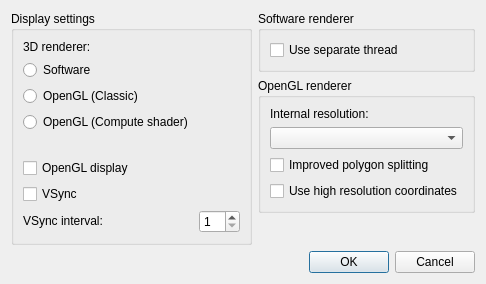
<?xml version="1.0" encoding="UTF-8"?>
<ui version="4.0">
 <class>VideoSettingsDialog</class>
 <widget class="QDialog" name="VideoSettingsDialog">
  <property name="geometry">
   <rect>
    <x>0</x>
    <y>0</y>
    <width>427</width>
    <height>262</height>
   </rect>
  </property>
  <property name="sizePolicy">
   <sizepolicy hsizetype="Preferred" vsizetype="Preferred">
    <horstretch>0</horstretch>
    <verstretch>0</verstretch>
   </sizepolicy>
  </property>
  <property name="windowTitle">
   <string>Video settings - melonDS</string>
  </property>
  <layout class="QGridLayout" name="gridLayout">
   <property name="sizeConstraint">
    <enum>QLayout::SetFixedSize</enum>
   </property>
   <property name="horizontalSpacing">
    <number>6</number>
   </property>
   <item row="1" column="1">
    <widget class="QGroupBox" name="groupBox_3">
     <property name="title">
      <string>OpenGL renderer</string>
     </property>
     <layout class="QGridLayout" name="gridLayout_4">
      <item row="0" column="0">
       <widget class="QLabel" name="label_3">
        <property name="text">
         <string>Internal resolution:</string>
        </property>
       </widget>
      </item>
      <item row="2" column="0">
       <widget class="QCheckBox" name="cbBetterPolygons">
        <property name="whatsThis">
         <string>&lt;html&gt;&lt;head/&gt;&lt;body&gt;&lt;p&gt;Enabling this may help reduce distortion on quads and more complex polygons, but may also reduce performance.&lt;/p&gt;&lt;/body&gt;&lt;/html&gt;</string>
        </property>
        <property name="text">
         <string>Improved polygon splitting</string>
        </property>
       </widget>
      </item>
      <item row="1" column="0">
       <widget class="QComboBox" name="cbxGLResolution">
        <property name="whatsThis">
         <string>&lt;html&gt;&lt;head/&gt;&lt;body&gt;&lt;p&gt;The resolution at which the 3D graphics will be rendered. Higher resolutions improve graphics quality when the main window is enlarged, but may also cause glitches.&lt;/p&gt;&lt;/body&gt;&lt;/html&gt;</string>
        </property>
       </widget>
      </item>
      <item row="3" column="0">
       <widget class="QCheckBox" name="cbxComputeHiResCoords">
        <property name="text">
         <string>Use high resolution coordinates</string>
        </property>
       </widget>
      </item>
     </layout>
    </widget>
   </item>
   <item row="0" column="1">
    <widget class="QGroupBox" name="groupBox_2">
     <property name="title">
      <string>Software renderer</string>
     </property>
     <layout class="QGridLayout" name="gridLayout_3">
      <item row="0" column="0">
       <widget class="QCheckBox" name="cbSoftwareThreaded">
        <property name="whatsThis">
         <string>&lt;html&gt;&lt;head/&gt;&lt;body&gt;&lt;p&gt;Run the software renderer on a separate thread. Yields better performance on multi-core CPUs.&lt;/p&gt;&lt;/body&gt;&lt;/html&gt;</string>
        </property>
        <property name="text">
         <string>Use separate thread</string>
        </property>
       </widget>
      </item>
     </layout>
    </widget>
   </item>
   <item row="4" column="0" colspan="2">
    <widget class="QDialogButtonBox" name="buttonBox">
     <property name="orientation">
      <enum>Qt::Horizontal</enum>
     </property>
     <property name="standardButtons">
      <set>QDialogButtonBox::Cancel|QDialogButtonBox::Ok</set>
     </property>
    </widget>
   </item>
   <item row="0" column="0" rowspan="3" alignment="Qt::AlignTop">
    <widget class="QGroupBox" name="groupBox">
     <property name="title">
      <string>Display settings</string>
     </property>
     <layout class="QGridLayout" name="gridLayout_2">
      <item row="7" column="1">
       <widget class="QSpinBox" name="sbVSyncInterval">
        <property name="whatsThis">
         <string>&lt;html&gt;&lt;head/&gt;&lt;body&gt;&lt;p&gt;The interval at which to synchronize to the monitor's refresh rate. Set to 1 for a 60Hz monitor, 2 for 120Hz, ...&lt;/p&gt;&lt;/body&gt;&lt;/html&gt;</string>
        </property>
        <property name="minimum">
         <number>1</number>
        </property>
        <property name="maximum">
         <number>20</number>
        </property>
       </widget>
      </item>
      <item row="5" column="0" colspan="2">
       <widget class="QCheckBox" name="cbGLDisplay">
        <property name="whatsThis">
         <string>&lt;html&gt;&lt;head/&gt;&lt;body&gt;&lt;p&gt;Use OpenGL to draw the DS screens to the main window. May result in better frame pacing. Mandatory when using the OpenGL 3D renderer.&lt;/p&gt;&lt;/body&gt;&lt;/html&gt;</string>
        </property>
        <property name="text">
         <string>OpenGL display</string>
        </property>
       </widget>
      </item>
      <item row="4" column="0" colspan="2">
       <spacer name="verticalSpacer">
        <property name="orientation">
         <enum>Qt::Vertical</enum>
        </property>
        <property name="sizeType">
         <enum>QSizePolicy::Fixed</enum>
        </property>
        <property name="sizeHint" stdset="0">
         <size>
          <width>20</width>
          <height>20</height>
         </size>
        </property>
       </spacer>
      </item>
      <item row="6" column="0" colspan="2">
       <widget class="QCheckBox" name="cbVSync">
        <property name="whatsThis">
         <string>&lt;html&gt;&lt;head/&gt;&lt;body&gt;&lt;p&gt;When using OpenGL, synchronize the video output to your monitor's refresh rate.&lt;/p&gt;&lt;/body&gt;&lt;/html&gt;</string>
        </property>
        <property name="text">
         <string>VSync</string>
        </property>
       </widget>
      </item>
      <item row="7" column="0">
       <widget class="QLabel" name="label_2">
        <property name="sizePolicy">
         <sizepolicy hsizetype="Fixed" vsizetype="Fixed">
          <horstretch>0</horstretch>
          <verstretch>0</verstretch>
         </sizepolicy>
        </property>
        <property name="whatsThis">
         <string>&lt;html&gt;&lt;head/&gt;&lt;body&gt;&lt;p&gt;The interval at which to synchronize to the monitor's refresh rate. Set to 1 for a 60Hz monitor, 2 for 120Hz, ...&lt;/p&gt;&lt;/body&gt;&lt;/html&gt;</string>
        </property>
        <property name="text">
         <string>VSync interval:</string>
        </property>
       </widget>
      </item>
      <item row="2" column="0" colspan="2">
       <widget class="QRadioButton" name="rb3DOpenGL">
        <property name="whatsThis">
         <string>&lt;html&gt;&lt;head/&gt;&lt;body&gt;&lt;p&gt;The OpenGL renderer may be faster than software and supports graphical enhancements, but is more prone to glitches.&lt;/p&gt;&lt;/body&gt;&lt;/html&gt;</string>
        </property>
        <property name="text">
         <string>OpenGL (Classic)</string>
        </property>
       </widget>
      </item>
      <item row="1" column="0" colspan="2">
       <widget class="QRadioButton" name="rb3DSoftware">
        <property name="whatsThis">
         <string>&lt;html&gt;&lt;head/&gt;&lt;body&gt;&lt;p&gt;The software renderer is more accurate and less prone to rendering glitches, but requires more CPU power.&lt;/p&gt;&lt;/body&gt;&lt;/html&gt;</string>
        </property>
        <property name="text">
         <string>Software</string>
        </property>
       </widget>
      </item>
      <item row="0" column="0" colspan="2">
       <widget class="QLabel" name="label">
        <property name="text">
         <string>3D renderer:</string>
        </property>
       </widget>
      </item>
      <item row="3" column="0">
       <widget class="QRadioButton" name="rb3DCompute">
        <property name="text">
         <string>OpenGL (Compute shader)</string>
        </property>
       </widget>
      </item>
     </layout>
    </widget>
   </item>
  </layout>
 </widget>
 <tabstops>
  <tabstop>rb3DSoftware</tabstop>
  <tabstop>rb3DOpenGL</tabstop>
  <tabstop>cbGLDisplay</tabstop>
  <tabstop>cbVSync</tabstop>
  <tabstop>sbVSyncInterval</tabstop>
  <tabstop>cbSoftwareThreaded</tabstop>
  <tabstop>cbxGLResolution</tabstop>
  <tabstop>cbBetterPolygons</tabstop>
 </tabstops>
 <resources/>
 <connections>
  <connection>
   <sender>buttonBox</sender>
   <signal>accepted()</signal>
   <receiver>VideoSettingsDialog</receiver>
   <slot>accept()</slot>
   <hints>
    <hint type="sourcelabel">
     <x>248</x>
     <y>254</y>
    </hint>
    <hint type="destinationlabel">
     <x>157</x>
     <y>274</y>
    </hint>
   </hints>
  </connection>
  <connection>
   <sender>buttonBox</sender>
   <signal>rejected()</signal>
   <receiver>VideoSettingsDialog</receiver>
   <slot>reject()</slot>
   <hints>
    <hint type="sourcelabel">
     <x>316</x>
     <y>260</y>
    </hint>
    <hint type="destinationlabel">
     <x>286</x>
     <y>274</y>
    </hint>
   </hints>
  </connection>
 </connections>
</ui>
